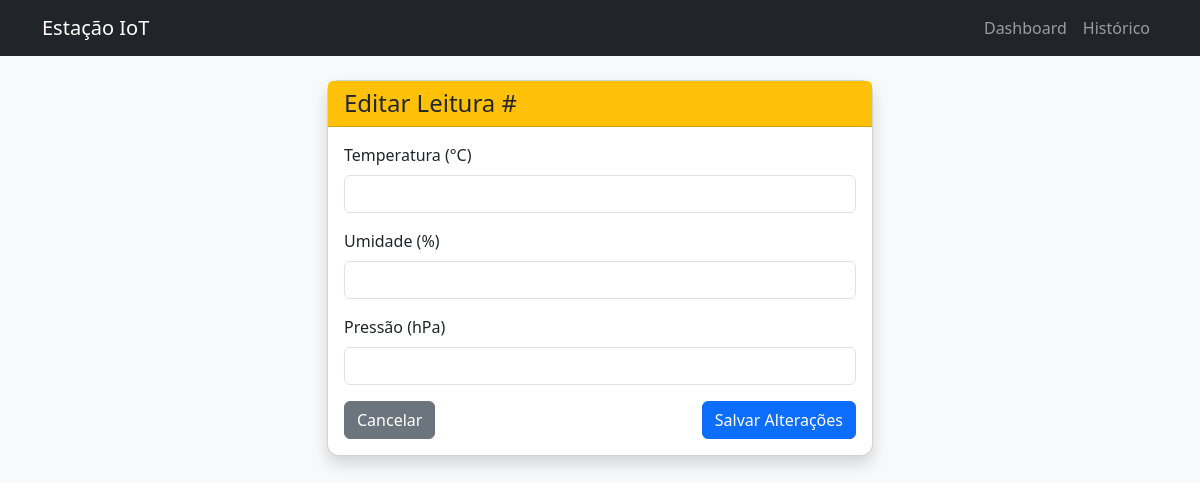
/leituras/180/editar, run on an earlier commit of the app's database.
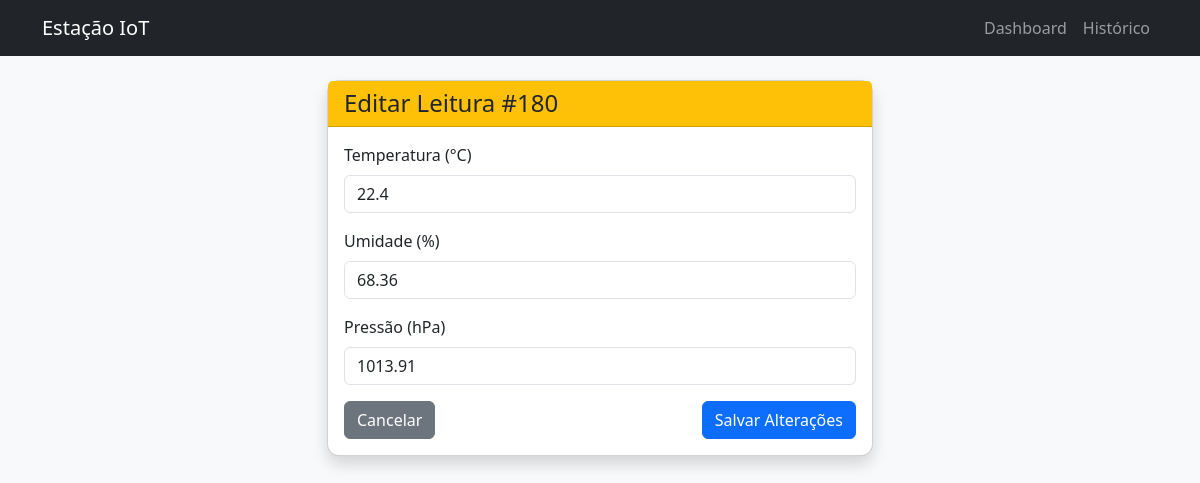
And on a later commit of the database.
### tables this page shows
CREATE TABLE leituras (
    id INTEGER PRIMARY KEY AUTOINCREMENT,
    temperatura REAL NOT NULL,
    umidade REAL NOT NULL,
    pressao REAL,
    localizacao TEXT DEFAULT 'Lab',
    timestamp DATETIME DEFAULT (datetime('now', 'localtime'))
);

### app.py (the view)
@app.route('/leituras/<int:id>/editar')
def editar_form(id):
    conn = database.get_db_connection()
    leitura = conn.execute('SELECT * FROM leituras WHERE id = ?', (id,)).fetchone()
    conn.close()
    return render_template('editar.html', leitura=leitura)

### database.py (called while the page is built)
def get_db_connection():
    conn = sqlite3.connect('dados.db', timeout=10)
    conn.execute('PRAGMA journal_mode=WAL') # Essencial para concorrência [cite: 131]
    conn.execute('PRAGMA busy_timeout=5000')
    conn.row_factory = sqlite3.Row
    return conn

### templates/editar.html (shortened to what this page needs)
{% extends "base.html" %}
{% block content %}
<div class="row justify-content-center">
    <div class="col-md-6">
        <div class="card shadow">
            <div class="card-header bg-warning text-dark">
                <h4 class="mb-0">Editar Leitura #{{ leitura.id }}</h4>
            </div>
            <div class="card-body">
                <form id="editForm">
                    <div class="mb-3">
                        <label class="form-label">Temperatura (°C)</label>
                        <input type="number" step="0.1" class="form-control" id="temp" value="{{ leitura.temperatura }}" required>
                    </div>
                    <div class="mb-3">
                        <label class="form-label">Umidade (%)</label>
                        <input type="number" step="0.1" class="form-control" id="umid" value="{{ leitura.umidade }}" required>
                    </div>
                    <div class="mb-3">
                        <label class="form-label">Pressão (hPa)</label>
                        <input type="number" step="0.1" class="form-control" id="pressao" value="{{ leitura.pressao }}">
                    </div>
                    <div class="d-flex justify-content-between">
                        <a href="/leituras" class="btn btn-secondary">Cancelar</a>
                        <button type="submit" class="btn btn-primary">Salvar Alterações</button>
                    </div>
                </form>
            </div>
        </div>
    </div>
</div>
{% endblock %}

### templates/base.html (shortened to what this page needs)
<!DOCTYPE html>
<html lang="pt-br">
<head>
    <link href="https://cdn.jsdelivr.net/npm/bootstrap@5.3.0/dist/css/bootstrap.min.css" rel="stylesheet">
    <link rel="stylesheet" href="{{ url_for('static', filename='css/style.css') }}">
</head>
<body class="bg-light">
    <nav class="navbar navbar-expand-lg navbar-dark bg-dark mb-4">
        <div class="container">
            <a class="navbar-brand" href="/">Estação IoT</a>
            <div class="navbar-nav">
                <a class="nav-link" href="/">Dashboard</a>
                <a class="nav-link" href="/leituras">Histórico</a>
            </div>
        </div>
    </nav>
    <div class="container">
        {% block content %}{% endblock %}
    </div>
</body>
</html>

### static/css/style.css (style rules this page uses)
body { font-family: 'Segoe UI', Tahoma, Geneva, Verdana, sans-serif; }
.card { border-radius: 12px; transition: transform 0.2s; }

What changed in the data, as far as the page shows it:
added leituras: id "180", temperatura "22.4", umidade "68.36", pressao "1013.91"
